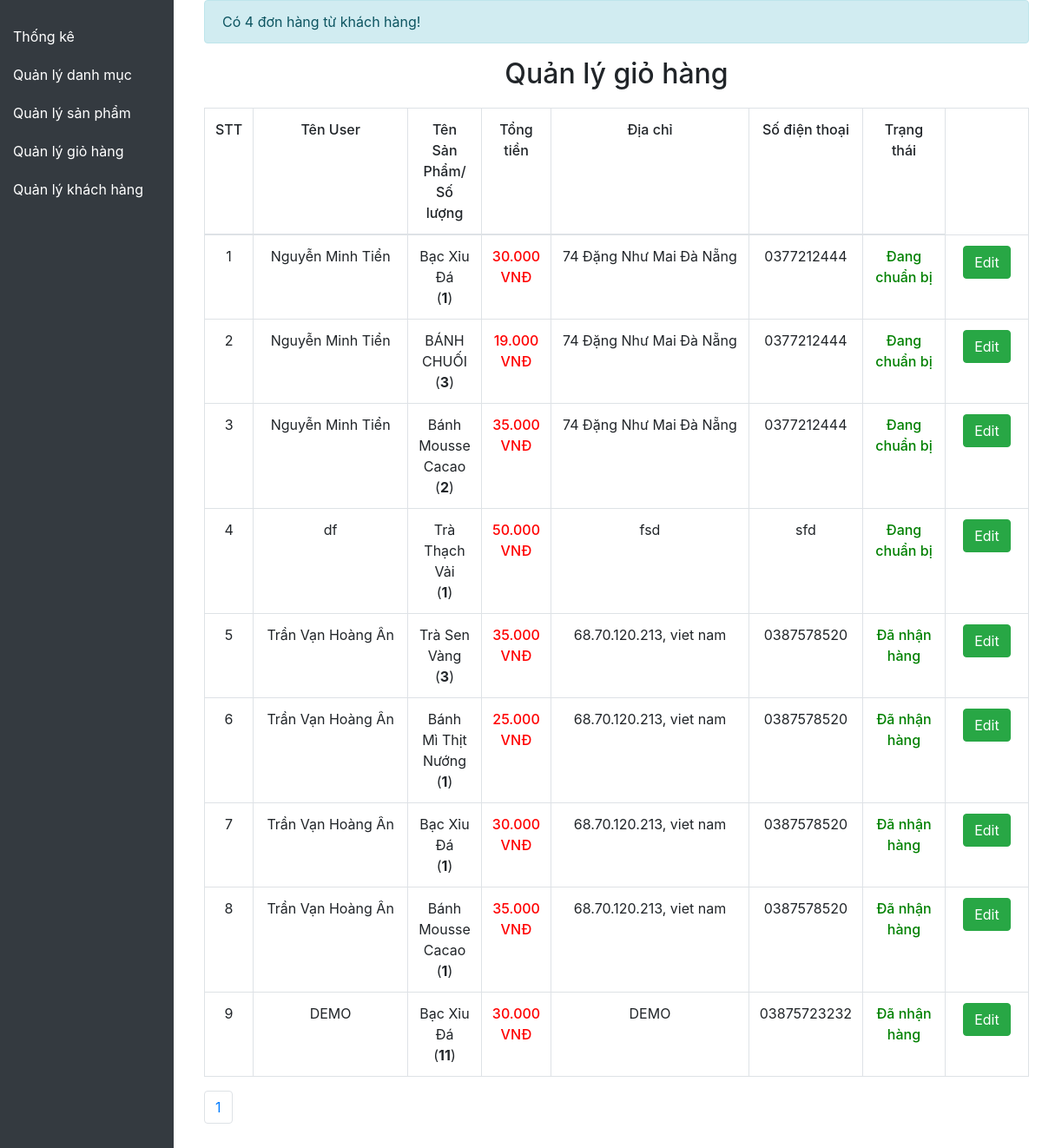
Screenshot of /admin/dashboard.php with the database file from the repository.
### tables this page shows
CREATE TABLE `order_details` (
  `id` int(11) NOT NULL,
  `order_id` int(11) NOT NULL,
  `product_id` int(11) NOT NULL,
  `id_user` int(11) NOT NULL,
  `num` int(11) NOT NULL,
  `price` float NOT NULL,
  `status` varchar(255) NOT NULL
);

CREATE TABLE `orders` (
  `id` int(11) NOT NULL,
  `fullname` varchar(100) NOT NULL,
  `phone_number` varchar(20) NOT NULL,
  `email` varchar(150) NOT NULL,
  `address` varchar(200) NOT NULL,
  `note` varchar(255) DEFAULT NULL,
  `order_date` datetime DEFAULT NULL
);

CREATE TABLE `product` (
  `id` int(11) NOT NULL,
  `title` varchar(200) NOT NULL,
  `price` float NOT NULL,
  `number` float NOT NULL,
  `thumbnail` varchar(500) NOT NULL,
  `content` longtext NOT NULL,
  `id_category` int(11) NOT NULL,
  `created_at` datetime DEFAULT NULL,
  `updated_at` datetime DEFAULT NULL
);

### admin/database/dbhelper.php (called while the page is built, shortened)
<?php
function executeResult($sql)
{
    $con = mysqli_connect(HOST, USERNAME, PASSWORD, DATABASE);
    $result = mysqli_query($con, $sql);
    $data = [];
    while ($row = mysqli_fetch_assoc($result)) {
        $data[] = $row;
    }
    return $data;
}
function executeSingleResult($sql)
{
    $con = mysqli_connect(HOST, USERNAME, PASSWORD, DATABASE);
    $result = mysqli_query($con, $sql);
    $row = mysqli_fetch_assoc($result);
    return $row;
}

### admin/dashboard.php (the view, shortened to what this page needs)
<?php
require_once('database/dbhelper.php');
$sql_total_orders = "SELECT COUNT(*) AS total_orders FROM order_details WHERE status = 'Đang chuẩn bị'";
$result_total_orders = executeSingleResult($sql_total_orders);
$totalOrders = 0;
if ($result_total_orders != null) {
    $totalOrders = $result_total_orders['total_orders'];
}
?>
<!DOCTYPE html>
<html>
<head>
    <link rel="stylesheet" href="https://maxcdn.bootstrapcdn.com/bootstrap/4.4.1/css/bootstrap.min.css">
    <link href="https://cdn.jsdelivr.net/npm/summernote@0.8.18/dist/summernote.min.css" rel="stylesheet">
</head>
<body>
    <div id="wrapper">
        <header class="vertical-nav">
            <ul class="nav flex-column">
                <li class="nav-item">
                    <a class="nav-link" href="category/index.php">Thống kê</a>
                </li>
                <li class="nav-item">
                    <a class="nav-link" href="category/index.php">Quản lý danh mục</a>
                </li>
                <li class="nav-item">
                    <a class="nav-link" href="product/">Quản lý sản phẩm</a>
                </li>
                <li class="nav-item">
                    <a class="nav-link active" href="dashboard.php">Quản lý giỏ hàng</a>
                </li>
                <li class="nav-item">
                    <a class="nav-link" href="client/">Quản lý khách hàng</a>
                </li>
            </ul>
        </header>
        <div class="container">
            <?php if ($totalOrders > 0) { ?>
                <div class="alert alert-info" role="alert">
                    Có <?php echo $totalOrders; ?> đơn hàng từ khách hàng!
                </div>
            <?php } ?>
            <div class="panel panel-primary">
                <div class="panel-heading">
                    <h2 class="text-center">Quản lý giỏ hàng</h2>
                </div>
                <div class="panel-body">
                    <form action="" method="POST">
                        <table class="table table-bordered table-hover">
                            <thead>
                                <tr style="font-weight: 500;text-align: center;">
                                    <td width="50px">STT</td>
                                    <td width="200px">Tên User</td>
                                    <td>Tên Sản Phẩm/<br>Số lượng</td>
                                    <td>Tổng tiền</td>
                                    <td width="250px">Địa chỉ</td>
                                    <td>Số điện thoại</td>
                                    <td>Trạng thái</td>
                                </tr>
                            </thead>
                            <tbody>
                                <?php
                                try {
                                    if (isset($_GET['page'])) {
                                        $page = $_GET['page'];
                                    } else {
                                        $page = 1;
                                    }
                                    $limit = 10;
                                    $start = ($page - 1) * $limit;
                                    $sql = "SELECT * FROM orders
                                            JOIN order_details ON orders.id = order_details.order_id
                                            JOIN product ON product.id = order_details.product_id
                                            ORDER BY order_date DESC LIMIT $start, $limit";
                                    $order_details_List = executeResult($sql);
                                    $count = 0;
                                    foreach ($order_details_List as $item) {
                                        echo '
                                            <tr style="text-align: center;">
                                                <td width="50px">' . (++$count) . '</td>
                                                <td style="text-align:center">' . $item['fullname'] . '</td>
                                                <td>' . $item['title'] . '<br>(<strong>' . $item['num'] . '</strong>)</td>
                                                <td class="b-500 red">' . number_format($item['price'], 0, ',', '.') . '<span> VNĐ</span></td>
                                                <td width="100px">' . $item['address'] . '</td>
                                                <td width="100px">' . $item['phone_number'] . '</td>
                                                <td width="100px" class="green b-500">' . $item['status'] . '</td>
                                                <td width="100px">
                                                    <a href="edit.php?order_id=' . $item['order_id'] . '" class="btn btn-success">Edit</a>
                                                </td>
                                            </tr>
                                        ';
                                    }
                                } catch (Exception $e) {
                                    die("Lỗi thực thi sql: " . $e->getMessage());
                                }
                                ?>
                            </tbody>
                        </table>
                    </form>
                </div>
                <ul class="pagination">
                    <?php
                    $sql = "SELECT * FROM orders
                            JOIN order_details ON orders.id = order_details.order_id
                            JOIN product ON product.id = order_details.product_id";
                    $conn = mysqli_connect(HOST, USERNAME, PASSWORD, DATABASE);
                    $result = mysqli_query($conn, $sql);
                    $current_page = 0;
                    if (mysqli_num_rows($result)) {
                        $numrow = mysqli_num_rows($result);
                        $current_page = ceil($numrow / 10);
                    }
                    for ($i = 1; $i <= $current_page; $i++) {
                        echo '
                            <li class="page-item"><a class="page-link" href="?page=' . $i . '">' . $i . '</a></li>
                        ';
                    }
                    ?>
                </ul>
            </div>
        </div>
    </div>
</body>
</html>

### admin/dashboard.php (style rules this page uses)
#wrapper { padding-bottom: 5rem; display: flex; }
.vertical-nav { width: 200px; position: fixed; top: 0; left: 0; height: 100%; background-color: #343a40; padding-top: 20px; }
.vertical-nav .nav-link { color: #fff; padding: 10px 15px; text-align: left; }
.container { margin-left: 220px; width: calc(100% - 220px); }
.b-500 { font-weight: 500; }
.red { color: red; }
.green { color: green; }
.table { margin-top: 20px; }

### rows the page displays
order_details: order.fullname "Nguyễn Minh Tiển", product.title "Bạc Xỉu Đá", num "1", product.price "30.000", order.address "74 Đặng Như Mai Đà Nẵng", order.phone_number "0377212444", status "Đang chuẩn bị"
order_details: order.fullname "Nguyễn Minh Tiển", product.title "BÁNH CHUỐI", num "3", product.price "19.000", order.address "74 Đặng Như Mai Đà Nẵng", order.phone_number "0377212444", status "Đang chuẩn bị"
order_details: order.fullname "Nguyễn Minh Tiển", product.title "Bánh Mousse Cacao", num "2", product.price "35.000", order.address "74 Đặng Như Mai Đà Nẵng", order.phone_number "0377212444", status "Đang chuẩn bị"
order_details: order.fullname "df", product.title "Trà Thạch Vải", num "1", product.price "50.000", order.address "fsd", order.phone_number "sfd", status "Đang chuẩn bị"
order_details: order.fullname "Trần Vạn Hoàng Ân", product.title "Trà Sen Vàng", num "3", product.price "35.000", order.address "68.70.120.213, viet nam", order.phone_number "0387578520", status "Đã nhận hàng"
order_details: order.fullname "Trần Vạn Hoàng Ân", product.title "Bánh Mì Thịt Nướng", num "1", product.price "25.000", order.address "68.70.120.213, viet nam", order.phone_number "0387578520", status "Đã nhận hàng"
order_details: order.fullname "Trần Vạn Hoàng Ân", product.title "Bạc Xỉu Đá", num "1", product.price "30.000", order.address "68.70.120.213, viet nam", order.phone_number "0387578520", status "Đã nhận hàng"
order_details: order.fullname "Trần Vạn Hoàng Ân", product.title "Bánh Mousse Cacao", num "1", product.price "35.000", order.address "68.70.120.213, viet nam", order.phone_number "0387578520", status "Đã nhận hàng"
order_details: order.fullname "DEMO", product.title "Bạc Xỉu Đá", num "11", product.price "30.000", order.address "DEMO", order.phone_number "03875723232", status "Đã nhận hàng"

### other values shown
$totalOrders "4"
